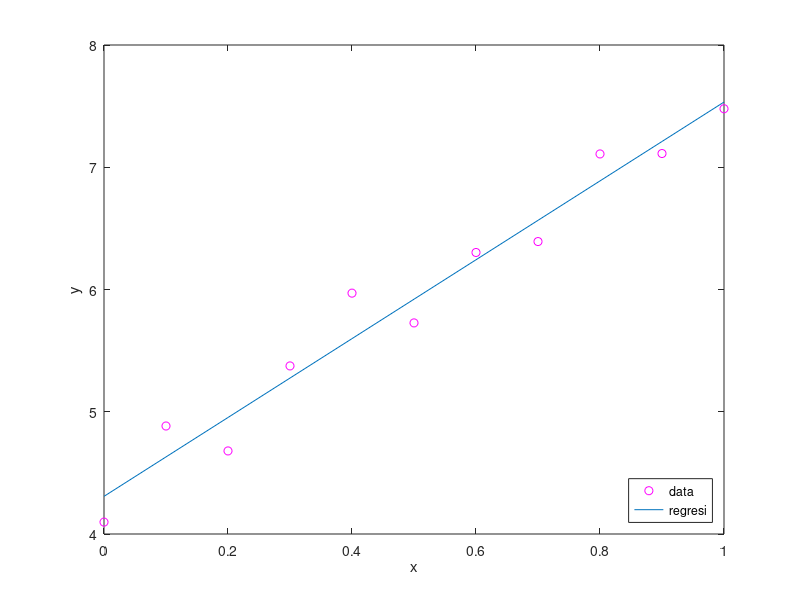

Here is the MATLAB script that generated this plot:
clc
clear all
close all

a = 4;
b = 3;
xi = (0:0.1:1);
y = a+b*xi;
ya = y+rand(1,length(xi));

title('Plot Regresi');
plot(xi,ya,'om');
xlabel('x');
ylabel('y');
hold on;

p = polyfit(xi,ya,1);
a = p(2);
b = p(1);
ycal = a+b*xi;
plot(xi,ycal,'-');
legend('data', 'regresi' ,'Location', 'southeast');


